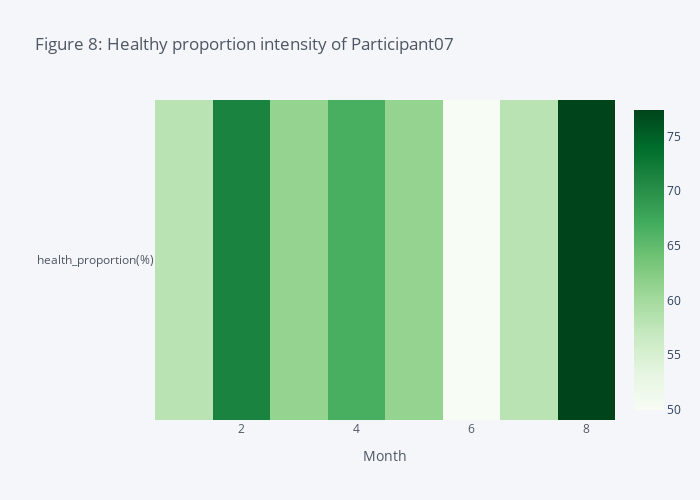

The code cell stored with this chart in its notebook:
### Markdown cell above
Heatmap of participant 07

### Code cell
proportion.figure(kind="heatmap",
                   colorscale="Greens",xTitle="Month",title="Figure 8: Healthy proportion intensity of Participant07",
                   dimensions=(700,500))

### Figure 1 — Plotly figure (JSON) as saved in the notebook; plotly's stock layout.template omitted (floating-point values rounded to 4 significant figures)
{"data": [{"colorscale": [[0, "rgb(247,252,245)"], [0.125, "rgb(229,245,224)"], [0.25, "rgb(199,233,192)"], [0.375, "rgb(161,217,155)"], [0.5, "rgb(116,196,118)"], [0.625, "rgb(65,171,93)"], [0.75, "rgb(35,139,69)"], [0.875, "rgb(0,109,44)"], [1, "rgb(0,68,27)"]], "type": "heatmap", "x": [1, 2, 3, 4, 5, 6, 7, 8], "y": ["health_proportion(%)"], "z": [[58.06, 71.43, 61.29, 66.67, 61.29, 50, 58.06, 77.42]], "zmax": 77.42, "zmin": 50}], "layout": {"height": 500, "legend": {"bgcolor": "#F5F6F9", "font": {"color": "#4D5663"}}, "paper_bgcolor": "#F5F6F9", "plot_bgcolor": "#F5F6F9", "title": {"font": {"color": "#4D5663"}, "text": "Figure 8: Healthy proportion intensity of Participant07"}, "width": 700, "xaxis": {"gridcolor": "#E1E5ED", "showgrid": true, "tickfont": {"color": "#4D5663"}, "title": {"font": {"color": "#4D5663"}, "text": "Month"}, "zerolinecolor": "#E1E5ED"}, "yaxis": {"gridcolor": "#E1E5ED", "showgrid": true, "tickfont": {"color": "#4D5663"}, "title": {"font": {"color": "#4D5663"}, "text": ""}, "zerolinecolor": "#E1E5ED"}}}
